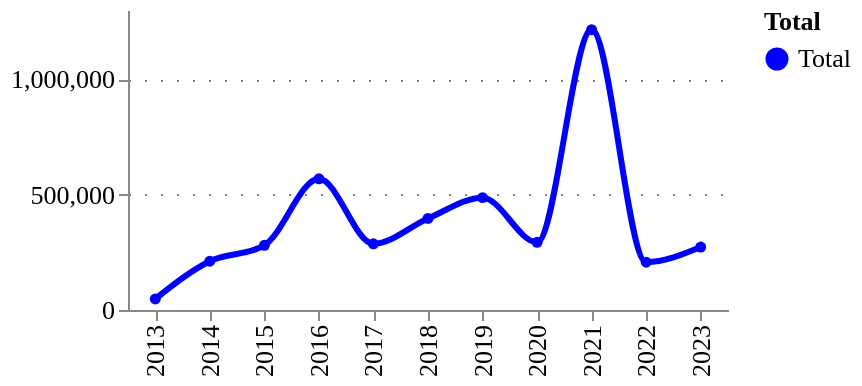

Notebook source saved alongside this figure:
### Code cell
ts_amounts_tech = utils.get_timeseries(tech_type_df, column='amount')
ts_counts_tech = utils.get_timeseries(tech_type_df, column='id')
utils.plot_quick_ts(ts_amounts_tech, 'amount')

### Figure 1 — Vega-Lite specification as saved in the notebook (floating-point values rounded to 4 significant figures)
{"config": {"title": {"font": "Averta", "anchor": "start"}, "subtitle": {"font": "Averta"}, "axis": {"labelFont": "Averta", "titleFont": "Averta", "gridColor": "grey", "gridDash": [1, 7], "labelFontSize": 13, "titleFontSize": 13}, "header": {"labelFont": "Averta", "titleFont": "Averta"}, "legend": {"labelFont": "Averta", "titleFont": "Averta", "labelFontSize": 13, "titleFontSize": 13}, "range": {"category": ["#0000FF", "#FDB633", "#18A48C", "#9A1BBE", "#EB003B", "#FF6E47", "#646363", "#0F294A", "#97D9E3", "#A59BEE", "#F6A4B7", "#D2C9C0", "#FFFFFF", "#000000"], "ordinal": {"scheme": ["#0000FF", "#FDB633", "#18A48C", "#9A1BBE", "#EB003B", "#FF6E47", "#646363", "#0F294A", "#97D9E3", "#A59BEE", "#F6A4B7", "#D2C9C0", "#FFFFFF", "#000000"]}}, "view": {"strokeWidth": 0}}, "data": {"name": "data-c6ff843add01488539133e72a66de0b2"}, "mark": {"type": "line", "interpolate": "monotone", "point": {"filled": true, "size": 30}, "size": 3, "strokeDash": [0]}, "encoding": {"color": {"field": "Total", "legend": {"orient": "right"}, "type": "nominal"}, "tooltip": [{"field": "year", "title": "Year", "type": "ordinal"}, {"field": "Total", "type": "nominal"}, {"field": "amount", "format": ".3f", "title": "", "type": "quantitative"}], "x": {"field": "year", "title": "", "type": "ordinal"}, "y": {"field": "amount", "title": "", "type": "quantitative"}}, "height": 150, "title": {"anchor": "start", "text": "", "fontSize": 14, "subtitle": "", "subtitleFont": "Averta", "subtitleFontSize": 13}, "width": 300, "$schema": "https://vega.github.io/schema/vega-lite/v4.17.0.json", "datasets": {"data-c6ff843add01488539133e72a66de0b2": [{"year": 2013, "amount": 48080.0, "Total": "Total"}, {"year": 2014, "amount": 211300.0, "Total": "Total"}, {"year": 2015, "amount": 280300.0, "Total": "Total"}, {"year": 2016, "amount": 568600.0, "Total": "Total"}, {"year": 2017, "amount": 286900.0, "Total": "Total"}, {"year": 2018, "amount": 396700.0, "Total": "Total"}, {"year": 2019, "amount": 486900.0, "Total": "Total"}, {"year": 2020, "amount": 293200.0, "Total": "Total"}, {"year": 2021, "amount": 1215000.0, "Total": "Total"}, {"year": 2022, "amount": 207300.0, "Total": "Total"}, {"year": 2023, "amount": 272600.0, "Total": "Total"}]}}
